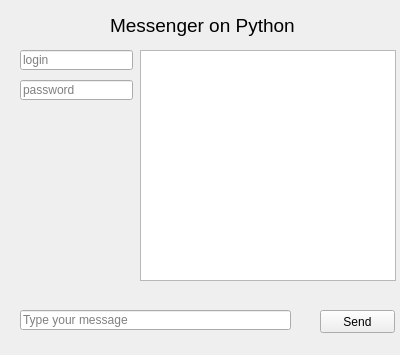
<?xml version="1.0" encoding="UTF-8"?>
<ui version="4.0">
 <class>Form</class>
 <widget class="QWidget" name="Form">
  <property name="geometry">
   <rect>
    <x>0</x>
    <y>0</y>
    <width>400</width>
    <height>355</height>
   </rect>
  </property>
  <property name="windowTitle">
   <string>Messenger on Python</string>
  </property>
  <widget class="QPushButton" name="pushButton">
   <property name="geometry">
    <rect>
     <x>320</x>
     <y>310</y>
     <width>75</width>
     <height>23</height>
    </rect>
   </property>
   <property name="layoutDirection">
    <enum>Qt::LeftToRight</enum>
   </property>
   <property name="text">
    <string>Send</string>
   </property>
  </widget>
  <widget class="QLabel" name="label">
   <property name="geometry">
    <rect>
     <x>110</x>
     <y>10</y>
     <width>191</width>
     <height>31</height>
    </rect>
   </property>
   <property name="font">
    <font>
     <pointsize>14</pointsize>
    </font>
   </property>
   <property name="text">
    <string>Messenger on Python</string>
   </property>
  </widget>
  <widget class="QTextBrowser" name="textBrowser">
   <property name="geometry">
    <rect>
     <x>140</x>
     <y>50</y>
     <width>256</width>
     <height>231</height>
    </rect>
   </property>
  </widget>
  <widget class="QLineEdit" name="lineEdit">
   <property name="geometry">
    <rect>
     <x>20</x>
     <y>50</y>
     <width>113</width>
     <height>20</height>
    </rect>
   </property>
   <property name="placeholderText">
    <string>login</string>
   </property>
  </widget>
  <widget class="QLineEdit" name="lineEdit_2">
   <property name="geometry">
    <rect>
     <x>20</x>
     <y>80</y>
     <width>113</width>
     <height>20</height>
    </rect>
   </property>
   <property name="placeholderText">
    <string>password</string>
   </property>
  </widget>
  <widget class="QLineEdit" name="lineEdit_3">
   <property name="geometry">
    <rect>
     <x>20</x>
     <y>310</y>
     <width>271</width>
     <height>20</height>
    </rect>
   </property>
   <property name="placeholderText">
    <string>Type your message</string>
   </property>
  </widget>
 </widget>
 <resources/>
 <connections/>
</ui>
